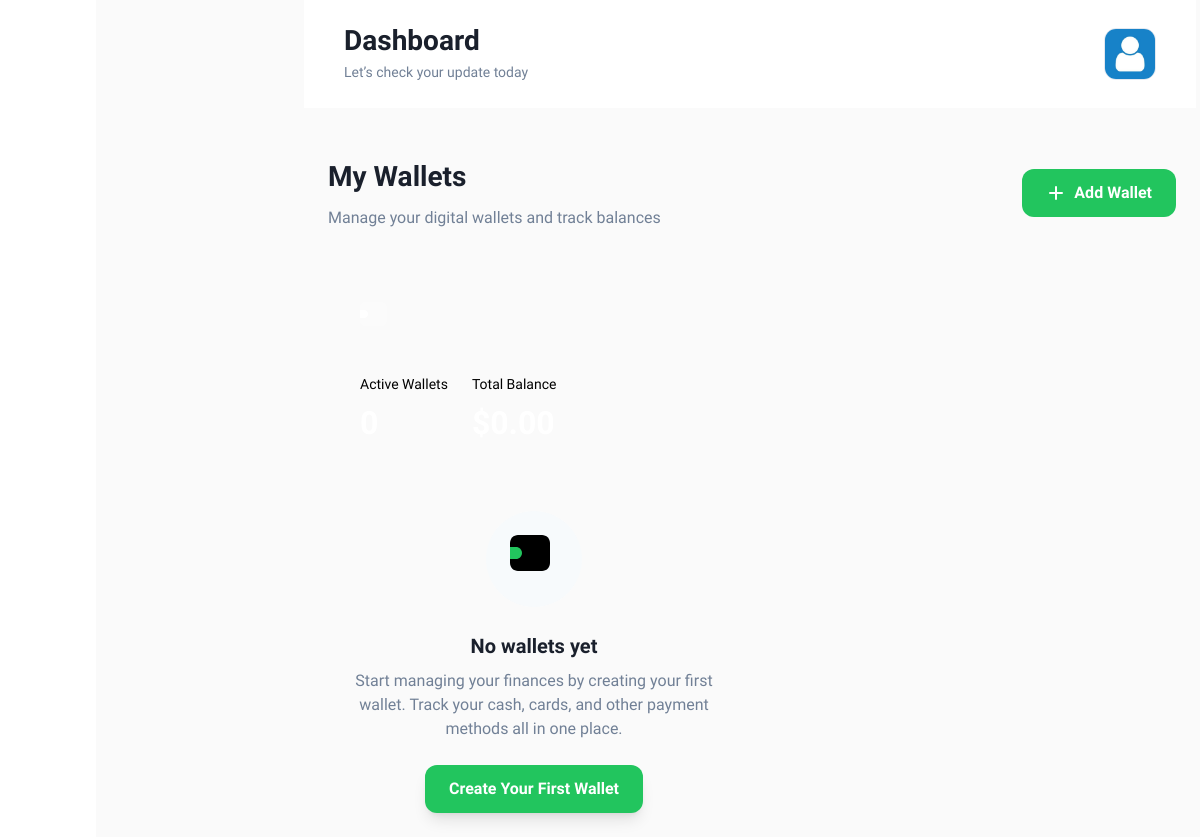
Page /wallet/ (signed in) on the earlier database version.
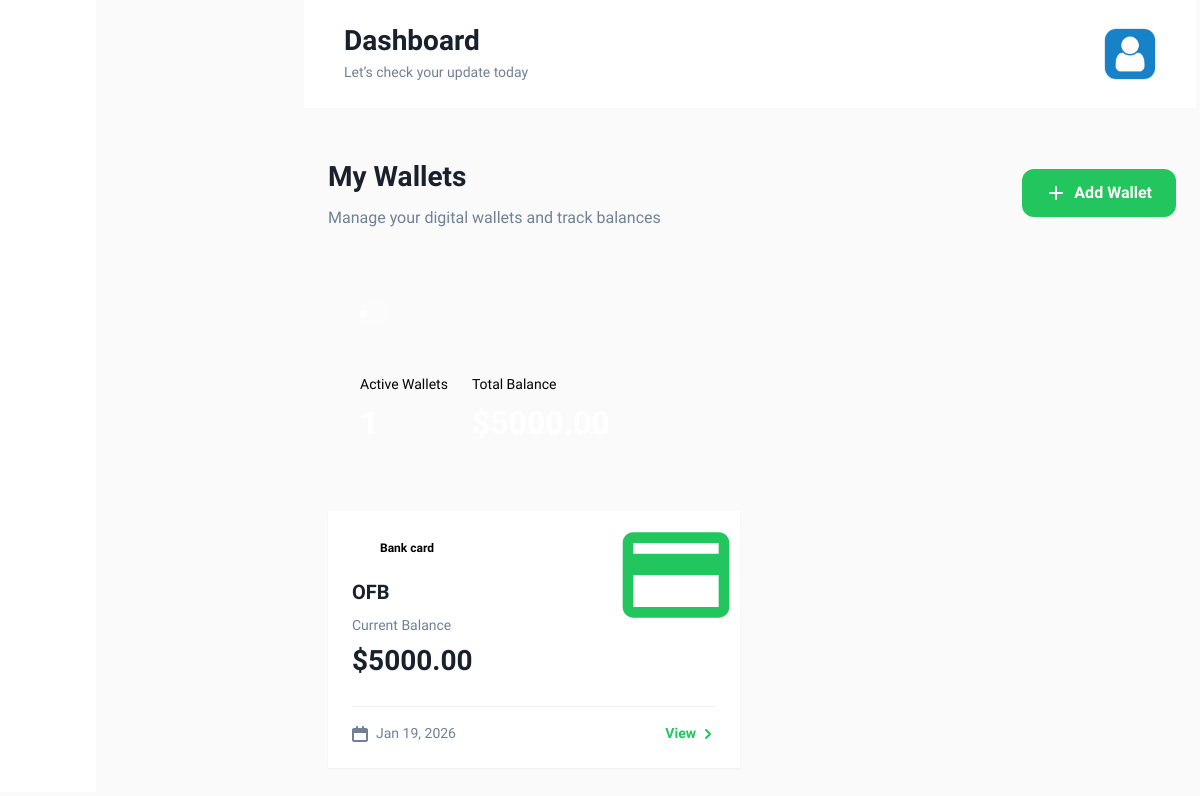
Same page on the later database version.
### mainapp/models.py (models this page shows, shortened)
class Wallet(models.Model):
    TYPE_CHOICES = (
        ('cash', 'CASH'),
        ('card', 'Bank card'),
        ('other', 'OTHER'),
    )
    CURRENCY_CHOICES=( ("UZS", ("UZS")),
        ("USD", ("USD")),)
    owner = models.ForeignKey(settings.AUTH_USER_MODEL, on_delete=models.CASCADE)
    title = models.CharField(max_length=32)
    type = models.CharField(max_length=16, choices=TYPE_CHOICES, default='other')
    balance = models.DecimalField(max_digits=15, decimal_places=2, default=Decimal('0.00'))
    created = models.DateTimeField(auto_now_add=True)
    currency=models.CharField(max_length=3,choices=CURRENCY_CHOICES)

### mainapp/views.py (the view)
# urls.py: path('wallet/', WalletView.as_view(), name='wallet'),
class WalletView(LoginRequiredMixin, View):
    def get(self, request):
        wallets = Wallet.objects.filter(owner=request.user)
        context = {
            'wallets': wallets,
        }
        return render(request, 'my-wallet2.html', context)

### templates/my-wallet2.html (shortened to what the changed rows need)
{% extends 'base.html' %}
{% load static %}
{% block content %}
<main class="w-full px-6 pb-6 pt-[100px] sm:pt-[156px] xl:px-12 xl:pb-12">
  <div class="mb-8">
    <div class="flex items-center justify-between mb-6">
      <div>
        <h1 class="text-3xl font-bold text-bgray-900 dark:text-white mb-2">My Wallets</h1>
      </div>
    </div>
    <div class="relative overflow-hidden rounded-2xl bg-gradient-to-br from-success-300 via-success-400 to-success-500 p-8 shadow-xl">
      <div class="relative z-10">
        <div class="flex gap-6">
          <div>
            <h2 class="text-4xl font-bold text-white">
              <span>{{ wallets.count }}</span>
            </h2>
          </div>
          <div>
            <h2 class="text-4xl font-bold text-white">
              $<span id="totalBalance">0.00</span>
            </h2>
          </div>
        </div>
      </div>
    </div>
  </div>
  <div class="grid grid-cols-1 lg:grid-cols-2 xl:grid-cols-3 gap-6">
    {% for wallet in wallets %}
    <div class="wallet-card group relative overflow-hidden rounded-2xl bg-white dark:bg-darkblack-600 shadow-sm hover:shadow-xl transition-all duration-300 hover:-translate-y-1"
         data-balance="{{ wallet.balance }}">
      <div class="absolute top-0 right-0 w-32 h-32 opacity-5 dark:opacity-10 transform translate-x-8 -translate-y-8">
        {% if wallet.type == 'cash' %}
        <svg viewBox="0 0 24 24" fill="currentColor" class="text-success-300">
          <path d="M12 2C6.48 2 2 6.48 2 12s4.48 10 10 10 10-4.48 10-10S17.52 2 12 2zm0 18c-4.41 0-8-3.59-8-8s3.59-8 8-8 8 3.59 8 8-3.59 8-8 8zm.31-8.86c-1.77-.45-2.34-.94-2.34-1.67 0-.84.79-1.43 2.1-1.43 1.38 0 1.9.66 1.94 1.64h1.71c-.05-1.34-.87-2.57-2.49-2.97V5H10.9v1.69c-1.51.32-2.72 1.3-2.72 2.81 0 1.79 1.49 2.69 3.66 3.21 1.95.46 2.34 1.15 2.34 1.87 0 .53-.39 1.39-2.1 1.39-1.6 0-2.23-.72-2.32-1.64H8.04c.1 1.7 1.36 2.66 2.86 2.97V19h2.34v-1.67c1.52-.29 2.72-1.16 2.73-2.77-.01-2.2-1.9-2.96-3.66-3.42z"/>
        </svg>
        {% elif wallet.type == 'card' %}
        <svg viewBox="0 0 24 24" fill="currentColor" class="text-success-300">
          <path d="M20 4H4c-1.11 0-1.99.89-1.99 2L2 18c0 1.11.89 2 2 2h16c1.11 0 2-.89 2-2V6c0-1.11-.89-2-2-2zm0 14H4v-6h16v6zm0-10H4V6h16v2z"/>
        </svg>
        {% else %}
        <svg viewBox="0 0 24 24" fill="currentColor" class="text-success-300">
          <path d="M21 18v1c0 1.1-.9 2-2 2H5c-1.11 0-2-.9-2-2V5c0-1.1.89-2 2-2h14c1.1 0 2 .9 2 2v1h-9c-1.11 0-2 .9-2 2v8c0 1.1.89 2 2 2h9zm-9-2h10V8H12v8zm4-2.5c-.83 0-1.5-.67-1.5-1.5s.67-1.5 1.5-1.5 1.5.67 1.5 1.5-.67 1.5-1.5 1.5z"/>
        </svg>
        {% endif %}
      </div>
      <div class="p-6">
        <div class="flex items-center justify-between mb-4">
          <span class="inline-flex items-center gap-2 px-3 py-1 rounded-full text-xs font-semibold
                       {% if wallet.type == 'cash' %}
                       bg-amber-100 text-amber-700 dark:bg-amber-900/30 dark:text-amber-300
                       {% elif wallet.type == 'card' %}
                       bg-blue-100 text-blue-700 dark:bg-blue-900/30 dark:text-blue-300
                       {% else %}
                       bg-purple-100 text-purple-700 dark:bg-purple-900/30 dark:text-purple-300
                       {% endif %}">
            <span class="w-2 h-2 rounded-full bg-current"></span>
            {{ wallet.get_type_display }}
          </span>
        </div>
        <h3 class="text-xl font-bold text-bgray-900 dark:text-white mb-2 truncate">
          {{ wallet.title }}
        </h3>
        <div class="mb-6">
          <p class="text-sm text-bgray-600 dark:text-bgray-400 mb-1">Current Balance</p>
          <p class="text-3xl font-bold text-bgray-900 dark:text-white">
            ${{ wallet.balance|floatformat:2 }}
          </p>
        </div>
        <div class="flex items-center justify-between pt-4 border-t border-bgray-200 dark:border-darkblack-400">
          <div class="flex items-center gap-2 text-sm text-bgray-600 dark:text-bgray-400">
            <span>{{ wallet.created|date:"M d, Y" }}</span>
          </div>
          <a href="#" class="text-success-300 hover:text-success-400 font-semibold text-sm transition-colors flex items-center gap-1 group">
            View
            <svg width="16" height="16" viewBox="0 0 16 16" fill="none" xmlns="http://www.w3.org/2000/svg" class="group-hover:translate-x-1 transition-transform">
              <path d="M6 12L10 8L6 4" stroke="currentColor" stroke-width="2" stroke-linecap="round" stroke-linejoin="round"/>
            </svg>
          </a>
        </div>
      </div>
      <div class="absolute inset-0 bg-gradient-to-br from-success-300/0 to-success-300/0 group-hover:from-success-300/5 group-hover:to-transparent transition-all duration-300 pointer-events-none"></div>
    </div>
    {% empty %}
    <div class="col-span-full flex flex-col items-center justify-center py-16 px-4">
      <div class="w-24 h-24 mb-6 rounded-full bg-bgray-100 dark:bg-darkblack-500 flex items-center justify-center">
      </div>
      <h3 class="text-xl font-bold text-bgray-900 dark:text-white mb-2">No wallets yet</h3>
      <p class="text-bgray-600 dark:text-bgray-400 mb-6 text-center max-w-md">
        Start managing your finances by creating your first wallet. Track your cash, cards, and other payment methods all in one place.
      </p>
      <button
        onclick="openAddWalletModal()"
        class="px-6 py-3 bg-success-300 text-white rounded-xl font-semibold hover:bg-success-400 transition-colors shadow-lg hover:shadow-xl"
      >
        Create Your First Wallet
      </button>
    </div>
    {% endfor %}
  </div>
</main>
{% endblock content %}

Differences in the rows shown:
added Wallet: type "Bank card", title "OFB", balance "5000.00", created "Jan 19, 2026"
Other differences:
text no longer shown: "No wallets yet Start managing your finances by creating your first wallet. Track your cash, cards, and other payment methods all in one place. Create Your First Wallet"
